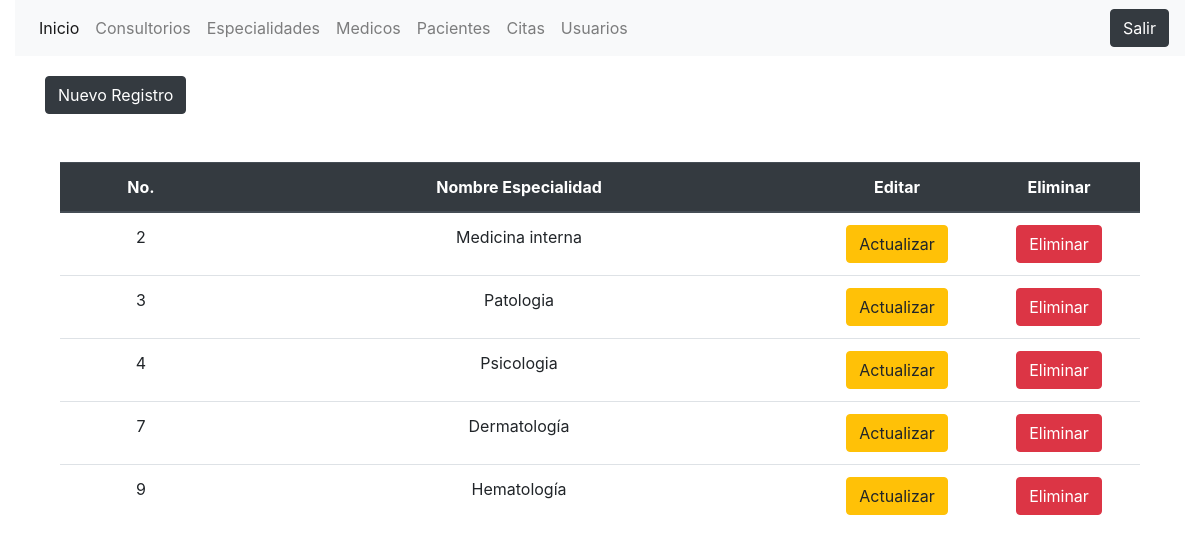
Screenshot of /controller/controladorespecialidad.php (signed in) with the database file from the repository.
### tables this page shows
CREATE TABLE `especialidades` (
  `id_Especialidad` int(11) NOT NULL,
  `Descripcion` varchar(100) NOT NULL
);

### controller/controladorespecialidad.php (called while the page is built, shortened)
<?php
require_once '../config/conexion.php';
require_once '../model/especialidades.php';
require_once '../view/fespecialidad.php';

### config/conexion.php (called while the page is built, shortened)
<?php
class Conectar{
    function __construct(){
        $this->_bd=new mysqli(server, user, pass, bd);
    }
}

### model/especialidades.php (called while the page is built, shortened)
<?php
require_once '../config/conexion.php';
class Especialidades extends Conectar{
    public function listarEspecialidades(){
        $Conexion= "SELECT * FROM especialidades ORDER BY id_Especialidad";
        $Resultado=$this->_bd->query($Conexion);
        if ($Resultado->num_rows > 0) {
           while ($row=$Resultado->fetch_assoc()) {
            $Resultset[]=$row;
           }
        }  return $Resultset;
    }
}

### view/fespecialidad.php (the view, shortened to what this page needs)
<?php
require_once '../controller/controladorespecialidad.php';
require_once '../view/header.php';
?>
<div class="container">
    <div class="row">
        <div class="col-md-12 ">
            <div class="modal-format" >
                <button type="button" class="btn btn-dark" data-toggle="modal" data-target="#registroE">Nuevo Registro</button>
            </div>
        </div>
    </div>
</div>
<div class="container">
    <div class="row">
        <div class="col-md-12">
    <div class="content" style="text-align:center;">
        <div class="justify-content-center">
            <div class="col-auto mt-5">
                <table class="table">
                    <thead class="thead-dark center">
                        <tr>
                            <th width="15%">No.</th>
                            <th width="55%">Nombre Especialidad</th>
                            <th width="15%">Editar</th>
                            <th width="15%">Eliminar</th>
                        </tr>
                        </thead>
                    <?php
                        $Objeto = new Especialidades();
                        $Datos = $Objeto->listarEspecialidades();
                        foreach($Datos as $key){
                    ?>
                        <tr>
                            <td><?php echo $key["id_Especialidad"] ?></td>
                            <td><?php echo $key["Descripcion"] ?></td>
                            <td><a href="../view/factualizarC.php?id=<?php echo $key['numeroC']?>" class="btn btn-warning">Actualizar</a></td>
                            <td><a href="../controller/eliminarespecialidad.php?id=<?php echo $key['id_Especialidad'] ?>" class="btn btn-danger">Eliminar</a></td>
                        </tr>
                    <?php } ?>
                </table>
            </div>
        </div>
    </div>
        </div>
    </div>
</div>
<?php require_once '../view/footer.php' ?>

### view/header.php (shortened to what this page needs)
<!DOCTYPE html>
<html lang="es">
<head>
  <link rel="stylesheet" href="../view/css/style.css">
  <link rel="stylesheet" href="https://cdn.jsdelivr.net/npm/bootstrap@4.6.1/dist/css/bootstrap.min.css">
</head>
<body>
<div class="container-fluid">
    <nav class="navbar navbar-expand-sm bg-light navbar-light">
        <ul class="navbar-nav">
            <li class="nav-item active"><a class="nav-link" href="controladorprincipal1.php">Inicio</a></li>
            <li class="nav-item"><a class="nav-link" href="controladorconsultorio.php">Consultorios</a></li>
            <li class="nav-item"><a class="nav-link" href="controladorespecialidad.php">Especialidades</a></li>
            <li class="nav-item"><a class="nav-link" href="controladormedico.php">Medicos</a></li>
            <li class="nav-item"><a class="nav-link" href="controladorpaciente.php">Pacientes</a></li>
            <li class="nav-item"><a class="nav-link" href="controladorcitas.php">Citas</a></li>
            <li class="nav-item"><a class="nav-link" href="controladorusuario.php">Usuarios</a></li>
        </ul>
        <ul class="nav navbar-nav ml-auto">
            <a href="../controller/salirusuario.php">
            <button type="submit" class="btn btn-dark navbar-btn">Salir</button></a>
        </ul>
    </nav>
</div>

### view/footer.php
</body>
</html>

### view/css/style.css (style rules this page uses)
.modal-format { padding-top: 20px; }

### rows the page displays
especialidades: id_Especialidad "2", Descripcion "Medicina interna"
especialidades: id_Especialidad "3", Descripcion "Patologia"
especialidades: id_Especialidad "4", Descripcion "Psicologia"
especialidades: id_Especialidad "7", Descripcion "Dermatología"
especialidades: id_Especialidad "9", Descripcion "Hematología"
